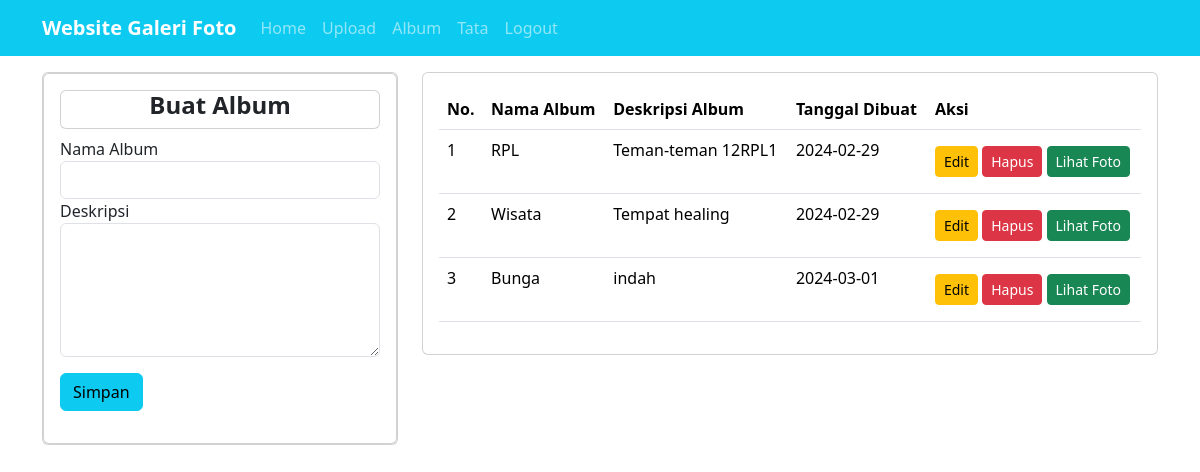
/?url=album (signed in), run on the app's committed database.
### tables this page shows
CREATE TABLE `album` (
  `albumid` int(11) NOT NULL,
  `namaalbum` varchar(255) NOT NULL,
  `deskripsi` text NOT NULL,
  `tanggaldibuat` date NOT NULL,
  `userid` int(11) NOT NULL
);

### page/album.php (the view, shortened to what this page needs)
<div class="container">
    <div class="row">
    <div class="col-4">
            <div class="card mt-3">
            <div class="card">
                <div class="card-body">
                <div class="card mb-2">
               <h4 class="text-center"><strong>Buat Album</h4></strong>
               </div>
                   <?php if(!isset($_GET['edit'])): ?>
                    <form action="?url=album" method="post">
                    <div class="form-group">
                        <label>Nama Album</label>
                        <input type="text" class="form-control" required name="namaalbum">
                    </div>
                    <div class="form-group">
                        <label>Deskripsi</label>
                        <textarea name="deskripsi" class="form-control" required cols="30" rows="5"></textarea>
                    </div>
                    <input type="submit" value="Simpan" name="submit" class="btn btn-info my-3">
                    </form>
                    <?php endif; ?>
                </div>
                </div>
            </div>
        </div>
    <div class="col-8">
       <div class="card mt-3">
         <div class="card-body">
           <table class="table table-hovered">
                <thead>
                    <tr>
                        <th>No.</th>
                        <th>Nama Album</th>
                        <th>Deskripsi Album</th>
                        <th>Tanggal Dibuat</th>
                        <th>Aksi</th>
                    </tr>
                </thead>
                <tbody>
                    <?php
                        $i=1;
                        $userid=@$_SESSION['userid'];
                        $albums=mysqli_query($conn, "SELECT * FROM album WHERE userid='$userid'");
                        foreach($albums as $album):
                    ?>
                    <tr>
                        <td><?= $i++ ?></td>
                        <td><?= $album['namaalbum'] ?></td>
                        <td><?= $album['deskripsi'] ?></td>
                        <td><?= $album['tanggaldibuat'] ?></td>
                        <td>
                            <a href="?url=album&&edit&&albumid=<?= $album['albumid'] ?>" class="btn btn-sm btn-warning">Edit</a>
                            <a href="?url=album&&hapus&&albumid=<?= $album['albumid'] ?>" class="btn btn-sm btn-danger">Hapus</a>
                            <a href="?url=kategori&&albumid=<?= $album['albumid'] ?>" class="btn btn-sm btn-success my-2">Lihat Foto</a>
                        </td>
                    </tr>
                    <?php endforeach; ?>
                </tbody>
         </table>
       </div>
      </div>
    </div>
</div>

### assets/css/style.css (style rules this page uses)
.container { width: 100%; margin: 0 auto; }
.container:after { content: ''; display: block; clear: both; }

### data on the page
album: namaalbum "RPL", deskripsi "Teman-teman 12RPL1", tanggaldibuat "2024-02-29"
album: namaalbum "Wisata", deskripsi "Tempat healing", tanggaldibuat "2024-02-29"
album: namaalbum "Bunga", deskripsi "indah", tanggaldibuat "2024-03-01"

### other printed values
$_SESSION['username'] "Tata"
